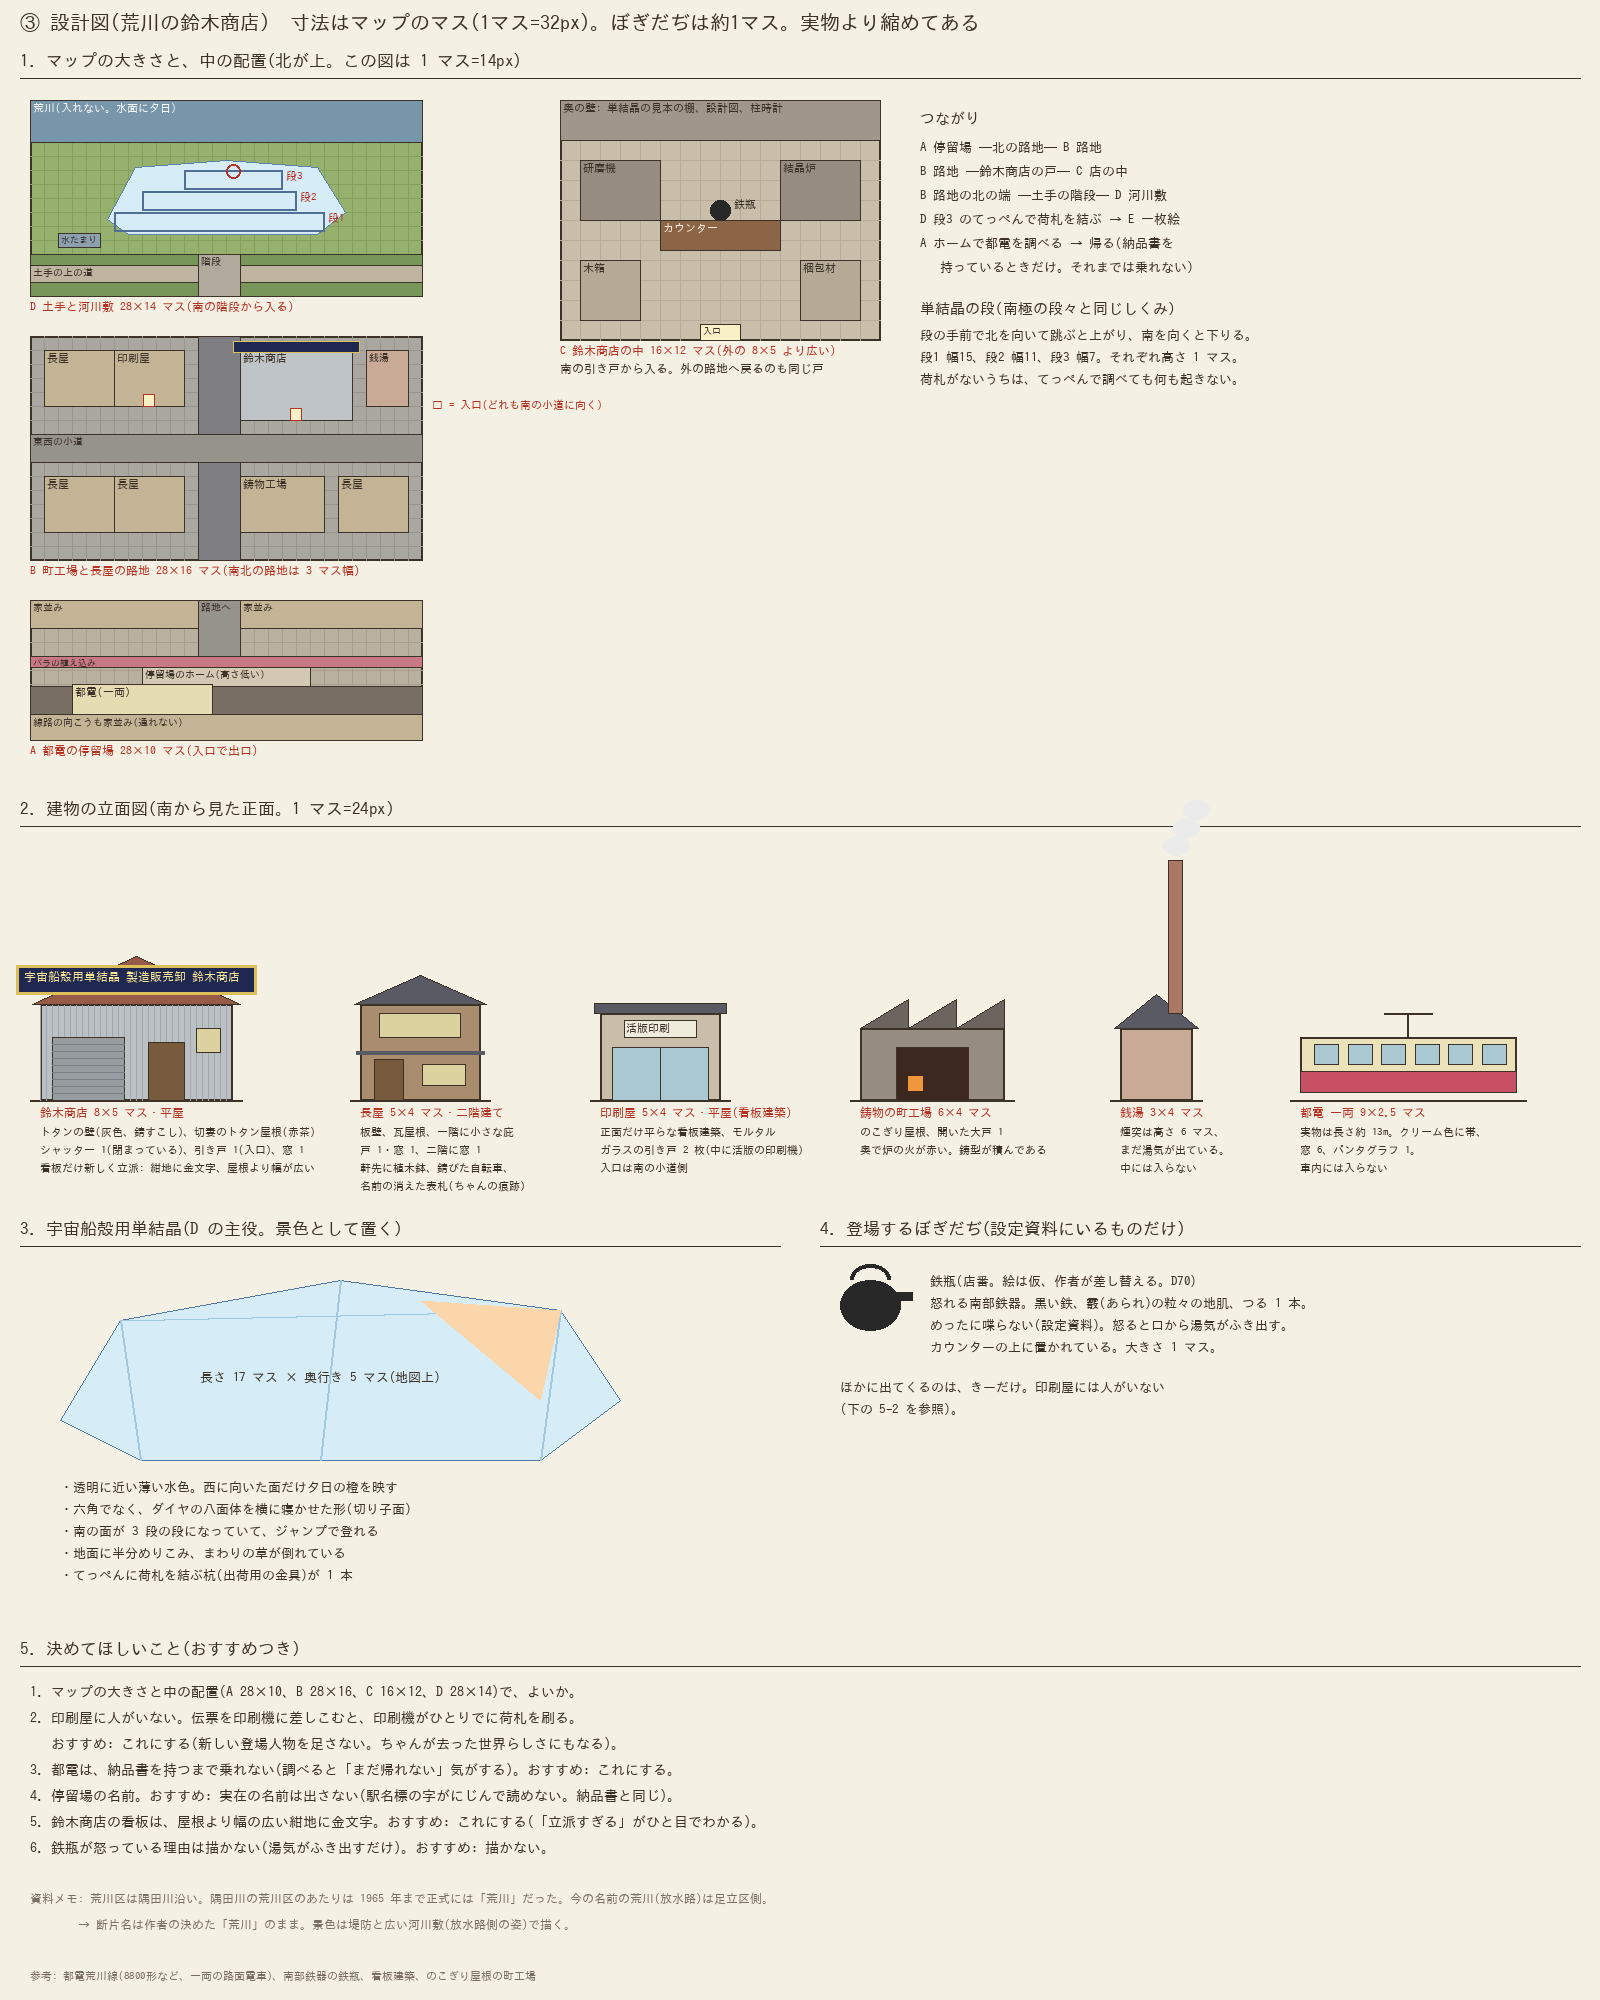

Recreate this plot in Python.
# 荒川の鈴木商店 設計図(2026-10-02)
from PIL import Image, ImageDraw, ImageFont
F = '/usr/share/fonts/opentype/ipafont-gothic/ipag.ttf'
f = lambda s: ImageFont.truetype(F, s)
W, H = 1600, 2000
im = Image.new('RGB', (W, H), (245, 240, 228)); d = ImageDraw.Draw(im)
INK = (60, 50, 40); RED = (180, 50, 35); MUT = (120, 110, 100)

def head(x, y, s, w=1560):
    d.text((x, y), s, fill=INK, font=f(17)); d.line((x, y + 26, x + w, y + 26), fill=INK)

def grid(x, y, cw, ch, T, fill, label=None):
    d.rectangle((x, y, x + cw * T, y + ch * T), fill=fill, outline=INK, width=2)
    g = tuple(max(0, c - 18) for c in fill)
    for i in range(1, cw): d.line((x + i * T, y, x + i * T, y + ch * T), fill=g)
    for j in range(1, ch): d.line((x, y + j * T, x + cw * T, y + j * T), fill=g)
    if label: d.text((x, y + ch * T + 4), label, fill=RED, font=f(12))

def r(x, y, T, c0, r0, cw, ch, fill, text=None, tc=INK, size=11):
    d.rectangle((x + c0 * T, y + r0 * T, x + (c0 + cw) * T, y + (r0 + ch) * T), fill=fill, outline=INK)
    if text: d.text((x + c0 * T + 3, y + r0 * T + 2), text, fill=tc, font=f(size))

d.text((20, 12), '③ 設計図(荒川の鈴木商店)  寸法はマップのマス(1マス=32px)。ぼぎだぢは約1マス。実物より縮めてある', fill=INK, font=f(20))

# 1. マップ
head(20, 52, '1. マップの大きさと、中の配置(北が上。この図は 1 マス=14px)')
T = 14
x0, y0 = 30, 100
# D 土手と河川敷 28×14
grid(x0, y0, 28, 14, T, (150, 176, 110), 'D 土手と河川敷 28×14 マス(南の階段から入る)')
r(x0, y0, T, 0, 0, 28, 3, (120, 150, 170), '荒川(入れない。水面に夕日)', (250, 250, 250))
pts = [(5.5, 8.5), (7.5, 4.8), (14, 4.3), (20.5, 4.8), (22.5, 8), (20.5, 9.6), (7, 9.6)]
d.polygon([(x0 + a * T, y0 + b * T) for a, b in pts], fill=(214, 236, 246), outline=(90, 130, 170))
for i, (c0, r0, cw) in enumerate([(6, 8, 15), (8, 6.5, 11), (11, 5, 7)]):
    d.rectangle((x0 + c0 * T, y0 + r0 * T, x0 + (c0 + cw) * T, y0 + (r0 + 1.4) * T), outline=(80, 110, 150), width=2)
    d.text((x0 + (c0 + cw) * T + 4, y0 + r0 * T), f'段{i + 1}', fill=RED, font=f(11))
d.ellipse((x0 + 14 * T, y0 + 4.6 * T, x0 + 15 * T, y0 + 5.6 * T), outline=RED, width=2)
r(x0, y0, T, 2, 9.5, 3, 1, (140, 160, 175), '水たまり', size=9)
r(x0, y0, T, 0, 11, 28, 3, (120, 150, 90))
r(x0, y0, T, 0, 11.8, 28, 1.2, (190, 180, 160), '土手の上の道', size=10)
r(x0, y0, T, 12, 11, 3, 3, (176, 170, 156), '階段', size=10)
# B 路地 28×16
by = y0 + 14 * T + 40
grid(x0, by, 28, 16, T, (170, 166, 160), 'B 町工場と長屋の路地 28×16 マス(南北の路地は 3 マス幅)')
r(x0, by, T, 12, 0, 3, 16, (126, 126, 130))
r(x0, by, T, 0, 7, 28, 2, (150, 146, 140), '東西の小道', size=10)
r(x0, by, T, 1, 1, 5, 4, (196, 180, 150), '長屋')
r(x0, by, T, 6, 1, 5, 4, (196, 180, 150), '印刷屋')
r(x0, by, T, 15, 1, 8, 5, (190, 196, 200), '鈴木商店')
d.rectangle((x0 + 14.5 * T, by + 0.4 * T, x0 + 23.5 * T, by + 1.2 * T), fill=(30, 40, 80), outline=(220, 190, 90))
r(x0, by, T, 24, 1, 3, 4, (200, 170, 150), '銭湯', size=10)
r(x0, by, T, 1, 10, 5, 4, (196, 180, 150), '長屋')
r(x0, by, T, 6, 10, 5, 4, (196, 180, 150), '長屋')
r(x0, by, T, 15, 10, 6, 4, (196, 180, 150), '鋳物工場')
r(x0, by, T, 22, 10, 5, 4, (196, 180, 150), '長屋')
for c, rr in [(18.6, 5.2), (8.1, 4.2)]:
    d.rectangle((x0 + c * T, by + rr * T, x0 + (c + 0.8) * T, by + (rr + 0.8) * T), fill=(250, 240, 200), outline=RED)
d.text((x0 + 28 * T + 10, by + 4.5 * T), '□ = 入口(どれも南の小道に向く)', fill=RED, font=f(11))
# A 停留場 28×10
ay = by + 16 * T + 40
grid(x0, ay, 28, 10, T, (186, 176, 160), 'A 都電の停留場 28×10 マス(入口で出口)')
r(x0, ay, T, 12, 0, 3, 4, (150, 146, 140), '路地へ', size=10)
r(x0, ay, T, 0, 0, 12, 2, (196, 180, 150), '家並み', size=10)
r(x0, ay, T, 15, 0, 13, 2, (196, 180, 150), '家並み', size=10)
r(x0, ay, T, 0, 4, 28, 0.8, (200, 120, 130), 'バラの植え込み', size=9)
r(x0, ay, T, 8, 4.8, 12, 1.4, (210, 200, 180), '停留場のホーム(高さ低い)', size=10)
r(x0, ay, T, 0, 6.2, 28, 2, (120, 110, 100))
r(x0, ay, T, 3, 6.0, 10, 2.4, (230, 220, 180), '都電(一両)', size=11)
r(x0, ay, T, 0, 8.2, 28, 1.8, (196, 180, 150), '線路の向こうも家並み(通れない)', size=10)
# C 店の中 16×12
cx, cy = 560, 100
T2 = 20
grid(cx, cy, 16, 12, T2, (200, 190, 170), 'C 鈴木商店の中 16×12 マス(外の 8×5 より広い)')
r(cx, cy, T2, 0, 0, 16, 2, (160, 150, 140), '奥の壁: 単結晶の見本の棚、設計図、柱時計', size=11)
r(cx, cy, T2, 1, 3, 4, 3, (150, 140, 130), '研磨機', size=11)
r(cx, cy, T2, 11, 3, 4, 3, (150, 140, 130), '結晶炉', size=11)
r(cx, cy, T2, 5, 6, 6, 1.5, (140, 100, 70), 'カウンター', (250, 240, 220), 11)
d.ellipse((cx + 7.5 * T2, cy + 5 * T2, cx + 8.5 * T2, cy + 6 * T2), fill=(40, 40, 40))
d.text((cx + 8.7 * T2, cy + 4.9 * T2), '鉄瓶', fill=INK, font=f(11))
r(cx, cy, T2, 1, 8, 3, 3, (180, 170, 150), '木箱', size=11)
r(cx, cy, T2, 12, 8, 3, 3, (180, 170, 150), '梱包材', size=11)
r(cx, cy, T2, 7, 11.2, 2, 0.8, (250, 240, 200), '入口', size=9)
d.text((cx, cy + 12 * T2 + 22), '南の引き戸から入る。外の路地へ戻るのも同じ戸', fill=INK, font=f(12))
# 右: つながり
tx = 920
d.text((tx, 110), 'つながり', fill=INK, font=f(15))
for i, s in enumerate(['A 停留場 ─北の路地─ B 路地',
                       'B 路地 ─鈴木商店の戸─ C 店の中',
                       'B 路地の北の端 ─土手の階段─ D 河川敷',
                       'D 段3 のてっぺんで荷札を結ぶ → E 一枚絵',
                       'A ホームで都電を調べる → 帰る(納品書を',
                       '   持っているときだけ。それまでは乗れない)']):
    d.text((tx, 140 + i * 24), s, fill=INK, font=f(13))
d.text((tx, 300), '単結晶の段(南極の段々と同じしくみ)', fill=INK, font=f(15))
for i, s in enumerate(['段の手前で北を向いて跳ぶと上がり、南を向くと下りる。',
                       '段1 幅15、段2 幅11、段3 幅7。それぞれ高さ 1 マス。',
                       '荷札がないうちは、てっぺんで調べても何も起きない。']):
    d.text((tx, 328 + i * 22), s, fill=INK, font=f(13))

# 2. 建物の立面図
Y2 = 800
head(20, Y2, '2. 建物の立面図(南から見た正面。1 マス=24px)')
T = 24
gy = Y2 + 300
def ground(x, w): d.line((x - 10, gy, x + w * T + 10, gy), fill=INK, width=2)
# 鈴木商店 8×5 平屋、切妻トタン
sx = 40; ground(sx, 8)
d.rectangle((sx, gy - 4 * T, sx + 8 * T, gy), fill=(186, 192, 196), outline=INK, width=2)
for i in range(0, 8 * T, 6): d.line((sx + i, gy - 4 * T, sx + i, gy), fill=(160, 168, 172))
d.polygon([(sx - 8, gy - 4 * T), (sx + 4 * T, gy - 6 * T), (sx + 8 * T + 8, gy - 4 * T)], fill=(150, 90, 70), outline=INK)
d.rectangle((sx - 24, gy - 5.6 * T, sx + 8 * T + 24, gy - 4.4 * T), fill=(30, 40, 80), outline=(220, 190, 90), width=3)
d.text((sx - 16, gy - 5.4 * T), '宇宙船殻用単結晶 製造販売卸 鈴木商店', fill=(250, 230, 150), font=f(12))
d.rectangle((sx + 0.5 * T, gy - 2.6 * T, sx + 3.5 * T, gy), fill=(150, 156, 160), outline=INK)
for k in range(1, 9): d.line((sx + 0.5 * T, gy - 2.6 * T + k * 7, sx + 3.5 * T, gy - 2.6 * T + k * 7), fill=(120, 126, 130))
d.rectangle((sx + 4.5 * T, gy - 2.4 * T, sx + 6 * T, gy), fill=(120, 90, 60), outline=INK)
d.rectangle((sx + 6.5 * T, gy - 3 * T, sx + 7.5 * T, gy - 2 * T), fill=(220, 210, 160), outline=INK)
d.text((sx, gy + 6), '鈴木商店 8×5 マス・平屋', fill=RED, font=f(12))
for i, s in enumerate(['トタンの壁(灰色、錆すこし)、切妻のトタン屋根(赤茶)',
                       'シャッター 1(閉まっている)、引き戸 1(入口)、窓 1',
                       '看板だけ新しく立派: 紺地に金文字、屋根より幅が広い']):
    d.text((sx, gy + 26 + i * 18), s, fill=INK, font=f(11))
# 長屋 5×4 二階建て
lx = 360; ground(lx, 5)
d.rectangle((lx, gy - 4 * T, lx + 5 * T, gy), fill=(170, 140, 110), outline=INK, width=2)
d.polygon([(lx - 6, gy - 4 * T), (lx + 2.5 * T, gy - 5.2 * T), (lx + 5 * T + 6, gy - 4 * T)], fill=(90, 90, 100), outline=INK)
d.line((lx - 4, gy - 2 * T, lx + 5 * T + 4, gy - 2 * T), fill=(90, 90, 100), width=4)
d.rectangle((lx + 0.6 * T, gy - 1.7 * T, lx + 1.8 * T, gy), fill=(120, 90, 60), outline=INK)
d.rectangle((lx + 2.6 * T, gy - 1.5 * T, lx + 4.4 * T, gy - 0.6 * T), fill=(220, 210, 160), outline=INK)
d.rectangle((lx + 0.8 * T, gy - 3.6 * T, lx + 4.2 * T, gy - 2.6 * T), fill=(220, 210, 160), outline=INK)
d.text((lx, gy + 6), '長屋 5×4 マス・二階建て', fill=RED, font=f(12))
for i, s in enumerate(['板壁、瓦屋根、一階に小さな庇', '戸 1・窓 1、二階に窓 1', '軒先に植木鉢、錆びた自転車、', '名前の消えた表札(ちゃんの痕跡)']):
    d.text((lx, gy + 26 + i * 18), s, fill=INK, font=f(11))
# 印刷屋 5×4
px = 600; ground(px, 5)
d.rectangle((px, gy - 3.6 * T, px + 5 * T, gy), fill=(200, 190, 170), outline=INK, width=2)
d.rectangle((px - 6, gy - 3.6 * T - 10, px + 5 * T + 6, gy - 3.6 * T), fill=(90, 90, 100), outline=INK)
d.rectangle((px + 0.5 * T, gy - 2.2 * T, px + 4.5 * T, gy), fill=(170, 200, 210), outline=INK)
d.line((px + 2.5 * T, gy - 2.2 * T, px + 2.5 * T, gy), fill=INK)
d.rectangle((px + 1 * T, gy - 3.3 * T, px + 4 * T, gy - 2.6 * T), fill=(240, 236, 220), outline=INK)
d.text((px + 1.1 * T, gy - 3.25 * T), '活版印刷', fill=INK, font=f(11))
d.text((px, gy + 6), '印刷屋 5×4 マス・平屋(看板建築)', fill=RED, font=f(12))
for i, s in enumerate(['正面だけ平らな看板建築、モルタル', 'ガラスの引き戸 2 枚(中に活版の印刷機)', '入口は南の小道側']):
    d.text((px, gy + 26 + i * 18), s, fill=INK, font=f(11))
# 鋳物工場 6×4 と銭湯の煙突
ix = 860; ground(ix, 6)
d.rectangle((ix, gy - 3 * T, ix + 6 * T, gy), fill=(150, 140, 130), outline=INK, width=2)
d.polygon([(ix, gy - 3 * T), (ix + 2 * T, gy - 4.2 * T), (ix + 2 * T, gy - 3 * T), (ix + 4 * T, gy - 4.2 * T), (ix + 4 * T, gy - 3 * T), (ix + 6 * T, gy - 4.2 * T), (ix + 6 * T, gy - 3 * T)], fill=(110, 100, 95), outline=INK)
d.rectangle((ix + 1.5 * T, gy - 2.2 * T, ix + 4.5 * T, gy), fill=(60, 40, 30), outline=INK)
d.rectangle((ix + 2 * T, gy - 1 * T, ix + 2.6 * T, gy - 0.4 * T), fill=(240, 150, 60))
d.text((ix, gy + 6), '鋳物の町工場 6×4 マス', fill=RED, font=f(12))
for i, s in enumerate(['のこぎり屋根、開いた大戸 1', '奥で炉の火が赤い。鋳型が積んである']):
    d.text((ix, gy + 26 + i * 18), s, fill=INK, font=f(11))
ex = 1120; ground(ex, 3)
d.rectangle((ex, gy - 3 * T, ex + 3 * T, gy), fill=(200, 170, 150), outline=INK, width=2)
d.polygon([(ex - 6, gy - 3 * T), (ex + 1.5 * T, gy - 4.4 * T), (ex + 3 * T + 6, gy - 3 * T)], fill=(90, 90, 100), outline=INK)
d.rectangle((ex + 2 * T, gy - 10 * T, ex + 2.6 * T, gy - 3.6 * T), fill=(170, 120, 100), outline=INK)
for k in range(3): d.ellipse((ex + 1.8 * T + k * 10, gy - 11 * T - k * 18, ex + 2.9 * T + k * 10, gy - 10.2 * T - k * 18), fill=(235, 235, 235))
d.text((ex, gy + 6), '銭湯 3×4 マス', fill=RED, font=f(12))
for i, s in enumerate(['煙突は高さ 6 マス、', 'まだ湯気が出ている。', '中には入らない']):
    d.text((ex, gy + 26 + i * 18), s, fill=INK, font=f(11))
# 都電
tx2 = 1300; ground(tx2, 9)
d.rectangle((tx2, gy - 2.6 * T, tx2 + 9 * T, gy - 0.3 * T), fill=(236, 226, 186), outline=INK, width=2)
d.rectangle((tx2, gy - 1.2 * T, tx2 + 9 * T, gy - 0.3 * T), fill=(200, 80, 100), outline=INK)
for k in range(6): d.rectangle((tx2 + 0.6 * T + k * 1.4 * T, gy - 2.3 * T, tx2 + 1.6 * T + k * 1.4 * T, gy - 1.5 * T), fill=(170, 200, 210), outline=INK)
d.line((tx2 + 4.5 * T, gy - 2.6 * T, tx2 + 4.5 * T, gy - 3.6 * T), fill=INK, width=2)
d.line((tx2 + 3.5 * T, gy - 3.6 * T, tx2 + 5.5 * T, gy - 3.6 * T), fill=INK, width=2)
d.text((tx2, gy + 6), '都電 一両 9×2.5 マス', fill=RED, font=f(12))
for i, s in enumerate(['実物は長さ約 13m。クリーム色に帯、', '窓 6、パンタグラフ 1。', '車内には入らない']):
    d.text((tx2, gy + 26 + i * 18), s, fill=INK, font=f(11))

# 3. 単結晶
Y3 = 1220
head(20, Y3, '3. 宇宙船殻用単結晶(D の主役。景色として置く)', 760)
cx3, cy3 = 60, Y3 + 60
T = 20
P = [(0, 7), (3, 2), (14, 0), (25, 1.5), (28, 6), (24, 9), (4, 9)]
d.polygon([(cx3 + a * T, cy3 + b * T) for a, b in P], fill=(214, 236, 246), outline=(80, 120, 160))
for a, b in [((3, 2), (4, 9)), ((14, 0), (13, 9)), ((25, 1.5), (24, 9)), ((3, 2), (25, 1.5))]:
    d.line((cx3 + a[0] * T, cy3 + a[1] * T, cx3 + b[0] * T, cy3 + b[1] * T), fill=(160, 200, 222), width=2)
d.polygon([(cx3 + 18 * T, cy3 + 1 * T), (cx3 + 25 * T, cy3 + 1.5 * T), (cx3 + 24 * T, cy3 + 6 * T)], fill=(250, 214, 170))
d.text((cx3 + 7 * T, cy3 + 4.5 * T), '長さ 17 マス × 奥行き 5 マス(地図上)', fill=INK, font=f(13))
for i, s in enumerate(['・透明に近い薄い水色。西に向いた面だけ夕日の橙を映す',
                       '・六角でなく、ダイヤの八面体を横に寝かせた形(切り子面)',
                       '・南の面が 3 段の段になっていて、ジャンプで登れる',
                       '・地面に半分めりこみ、まわりの草が倒れている',
                       '・てっぺんに荷札を結ぶ杭(出荷用の金具)が 1 本']):
    d.text((60, Y3 + 260 + i * 22), s, fill=INK, font=f(13))

# 4. 登場するぼぎだぢ
head(820, Y3, '4. 登場するぼぎだぢ(設定資料にいるものだけ)', 760)
d.ellipse((840, Y3 + 60, 900, Y3 + 110), fill=(40, 40, 40))
d.rectangle((892, Y3 + 72, 912, Y3 + 80), fill=(40, 40, 40))
d.arc((850, Y3 + 44, 890, Y3 + 74), 180, 360, fill=(40, 40, 40), width=4)
for i, s in enumerate(['鉄瓶(店番。絵は仮、作者が差し替える。D70)',
                       '怒れる南部鉄器。黒い鉄、霰(あられ)の粒々の地肌、つる 1 本。',
                       'めったに喋らない(設定資料)。怒ると口から湯気がふき出す。',
                       'カウンターの上に置かれている。大きさ 1 マス。']):
    d.text((930, Y3 + 54 + i * 22), s, fill=INK, font=f(13))
for i, s in enumerate(['ほかに出てくるのは、きーだけ。印刷屋には人がいない',
                       '(下の 5-2 を参照)。']):
    d.text((840, Y3 + 160 + i * 22), s, fill=INK, font=f(13))

# 5. 決めてほしいこと
Y5 = 1640
head(20, Y5, '5. 決めてほしいこと(おすすめつき)')
qs = ['1. マップの大きさと中の配置(A 28×10、B 28×16、C 16×12、D 28×14)で、よいか。',
      '2. 印刷屋に人がいない。伝票を印刷機に差しこむと、印刷機がひとりでに荷札を刷る。',
      '   おすすめ: これにする(新しい登場人物を足さない。ちゃんが去った世界らしさにもなる)。',
      '3. 都電は、納品書を持つまで乗れない(調べると「まだ帰れない」気がする)。おすすめ: これにする。',
      '4. 停留場の名前。おすすめ: 実在の名前は出さない(駅名標の字がにじんで読めない。納品書と同じ)。',
      '5. 鈴木商店の看板は、屋根より幅の広い紺地に金文字。おすすめ: これにする(「立派すぎる」がひと目でわかる)。',
      '6. 鉄瓶が怒っている理由は描かない(湯気がふき出すだけ)。おすすめ: 描かない。']
for i, s in enumerate(qs): d.text((30, Y5 + 44 + i * 26), s, fill=INK, font=f(14))
d.text((30, Y5 + 44 + 8 * 26), '資料メモ: 荒川区は隅田川沿い。隅田川の荒川区のあたりは 1965 年まで正式には「荒川」だった。今の名前の荒川(放水路)は足立区側。',
       fill=MUT, font=f(12))
d.text((30, Y5 + 44 + 9 * 26), '        → 断片名は作者の決めた「荒川」のまま。景色は堤防と広い河川敷(放水路側の姿)で描く。', fill=MUT, font=f(12))
d.text((30, H - 30), '参考: 都電荒川線(8800形など、一両の路面電車)、南部鉄器の鉄瓶、看板建築、のこぎり屋根の町工場', fill=MUT, font=f(11))
im.save('/home/user/project/docs/assets/suzuki/design.png')
print('ok')
